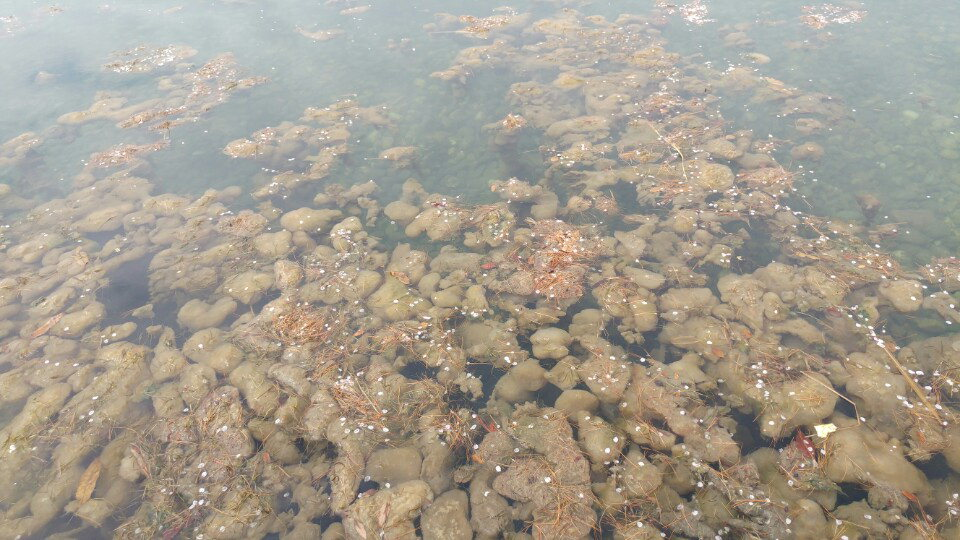
#> input picture opencv/files/2.jpg, 960 x 540 px, found by its file name
$ python '탁도.PY'
#> lines starting #> are read from the running program, lines starting #| are printed output that depends on the picture
import cv2
import numpy as np

def calculate_turbidity(image_path):
    # 1. 이미지 읽기
#> called with image_path = './files/2.jpg'
    image = cv2.imread(image_path)
#> image is the input picture: shape (540, 960, 3); mean B, G, R 144.2, 157.7, 165.7
    if image is None:
        raise FileNotFoundError("이미지를 찾을 수 없습니다.")

    # 2. 그레이스케일 변환
    gray = cv2.cvtColor(image, cv2.COLOR_BGR2GRAY)
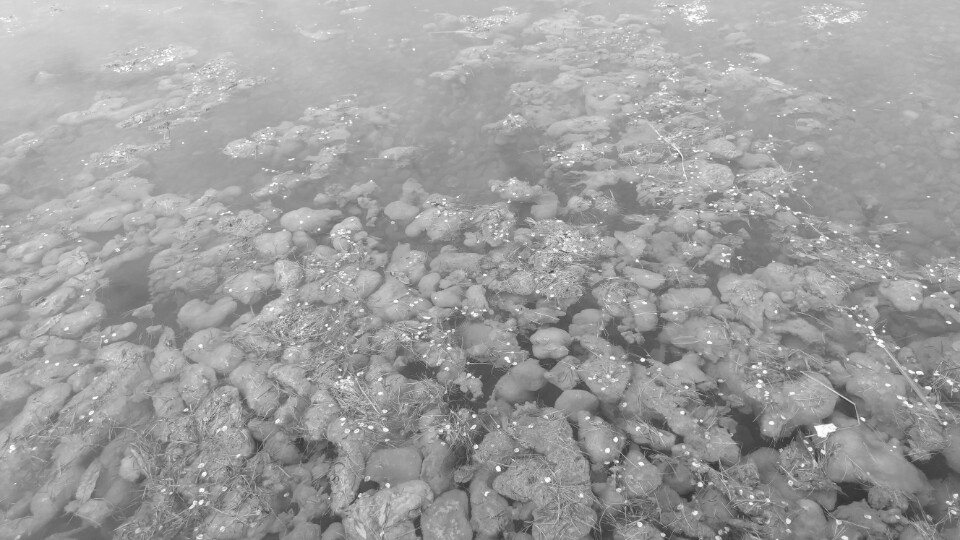
#> gray: shape (540, 960); min 40, max 255, mean 158.5

    # 3. 노이즈 제거 (Gaussian 블러 적용)
    blurred = cv2.GaussianBlur(gray, (5, 5), 0)

    # 4. 밝기 값의 표준편차 계산
    mean_intensity = np.mean(blurred)  # 평균 밝기
#> mean_intensity = 158.5
    std_dev_intensity = np.std(blurred)  # 밝기의 표준편차 (탁도 지표)
#> std_dev_intensity = 27.28

    # 5. 탁도 계산 (표준편차 값을 0~100 범위로 정규화)
    turbidity = min(100, max(0, std_dev_intensity / 255 * 100))
#> turbidity = 10.7

    # 결과 출력
    print(f"평균 밝기: {mean_intensity:.2f}")
#| 평균 밝기: 158.54
    print(f"밝기 표준편차 (탁도 지표): {std_dev_intensity:.2f}")
#| 밝기 표준편차 (탁도 지표): 27.28
    print(f"계산된 탁도: {turbidity:.2f}")
#| 계산된 탁도: 10.70

    # 결과 시각화 (원본 이미지와 전처리된 이미지 표시)
    cv2.imshow("Original Image", image)
    cv2.imshow("Grayscale Image", gray)
    cv2.imshow("Blurred Image", blurred)
    cv2.waitKey(0)
    cv2.destroyAllWindows()

    return turbidity

# 테스트 실행
image_path = "./files/2.jpg"  # 샘플 이미지 경로
turbidity_value = calculate_turbidity(image_path)
#> turbidity_value = 10.7
print(f"최종 탁도 값: {turbidity_value:.2f}")
#| 최종 탁도 값: 10.70

$ run again, with opencv/files/1.jpg copied over opencv/files/2.jpg
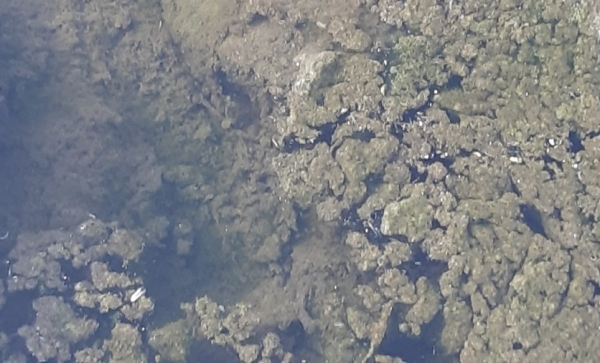
#> input picture opencv/files/1.jpg, 600 x 363 px, found by its file name
#> in calculate_turbidity, image is the input picture: shape (363, 600, 3); mean B, G, R 133.5, 130.2, 127.9
#> in calculate_turbidity, `gray = cv2.cvtColor(image, cv2.COLOR_BGR2GRAY)`:
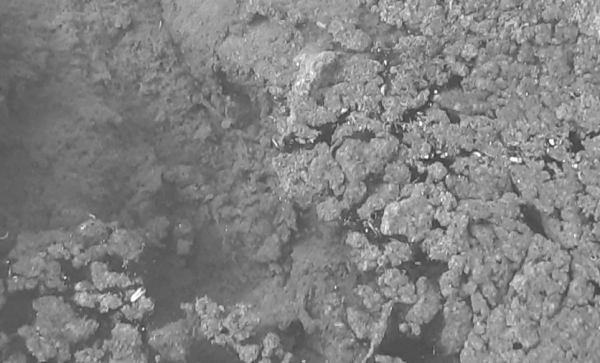
#> gray: shape (363, 600); min 59, max 255, mean 129.9
#> mean_intensity = 129.9
#> std_dev_intensity = 23.24
#> turbidity = 9.11
#| 평균 밝기: 129.94
#| 밝기 표준편차 (탁도 지표): 23.24
#| 계산된 탁도: 9.11
#| 최종 탁도 값: 9.11

$ run again, with opencv/files/3.jpg copied over opencv/files/2.jpg
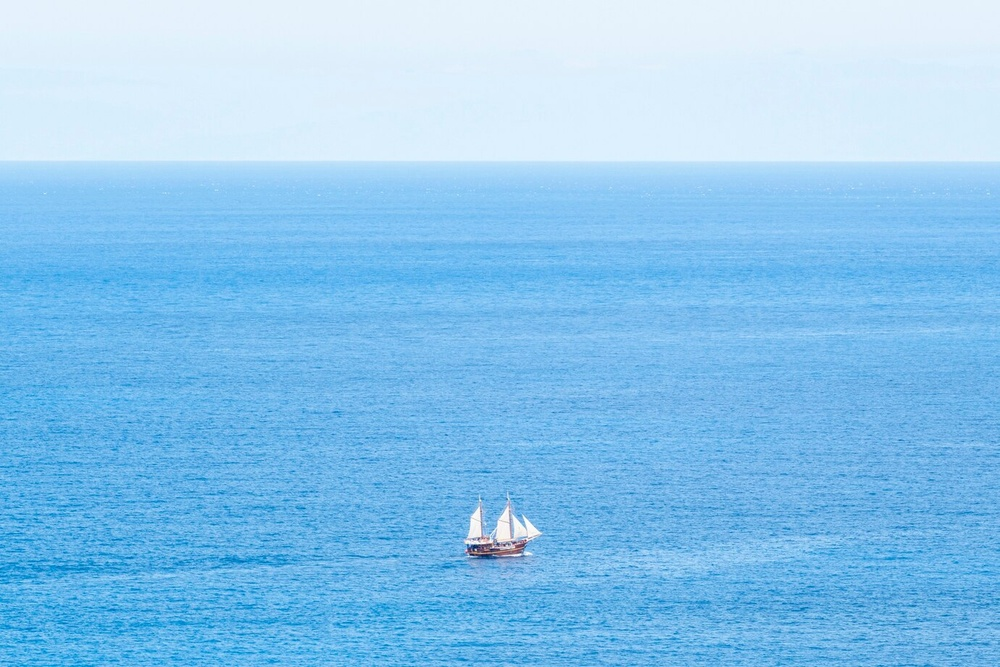
#> input picture opencv/files/3.jpg, 1000 x 667 px, shrunk from 1380 x 920 before the run, found by its file name
#> in calculate_turbidity, image is the input picture: shape (667, 1000, 3); mean B, G, R 238.9, 197.6, 137.7
#> in calculate_turbidity, `gray = cv2.cvtColor(image, cv2.COLOR_BGR2GRAY)`:
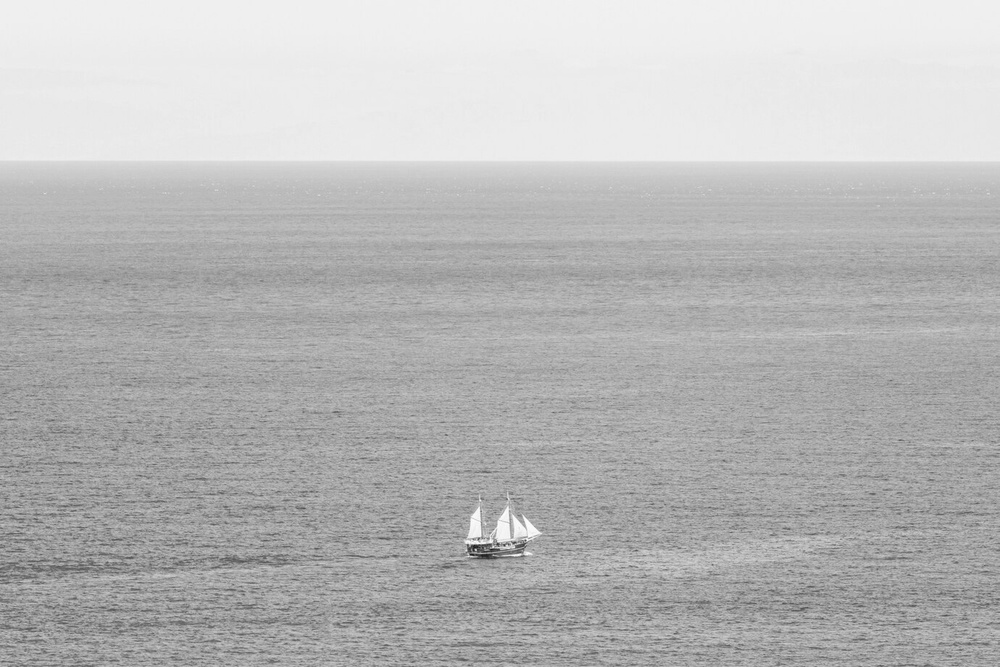
#> gray: shape (667, 1000); min 25, max 254, mean 184.4
#> mean_intensity = 184.4
#> std_dev_intensity = 31.73
#> turbidity = 12.44
#| 평균 밝기: 184.41
#| 밝기 표준편차 (탁도 지표): 31.73
#| 계산된 탁도: 12.44
#| 최종 탁도 값: 12.44

$ run again, with opencv/files/4.jpg copied over opencv/files/2.jpg
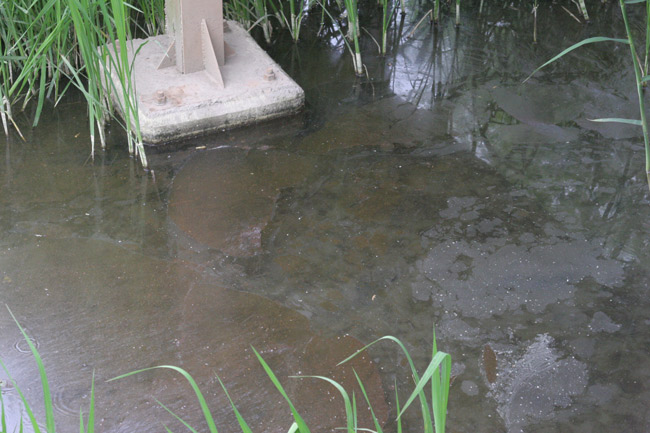
#> input picture opencv/files/4.jpg, 650 x 433 px, found by its file name
#> in calculate_turbidity, image is the input picture: shape (433, 650, 3); mean B, G, R 99.8, 106.7, 104.2
#> in calculate_turbidity, `gray = cv2.cvtColor(image, cv2.COLOR_BGR2GRAY)`:
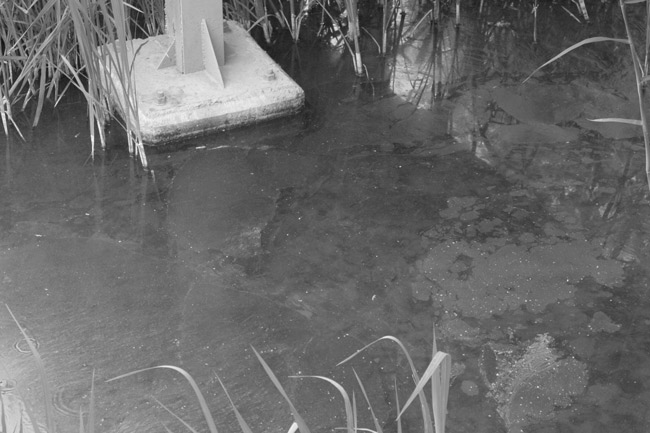
#> gray: shape (433, 650); min 16, max 255, mean 105.2
#> mean_intensity = 105.2
#> std_dev_intensity = 33.13
#> turbidity = 12.99
#| 평균 밝기: 105.20
#| 밝기 표준편차 (탁도 지표): 33.13
#| 계산된 탁도: 12.99
#| 최종 탁도 값: 12.99
